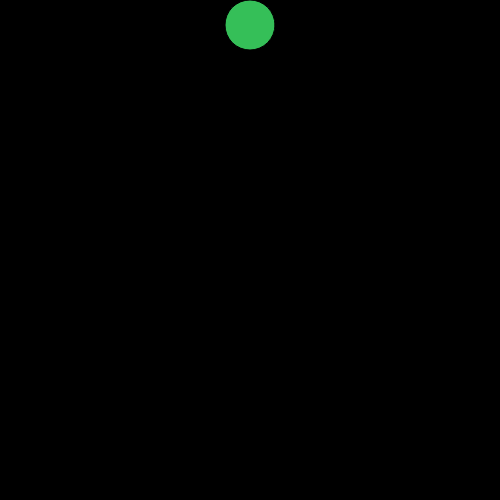
Frame 1 (no input)
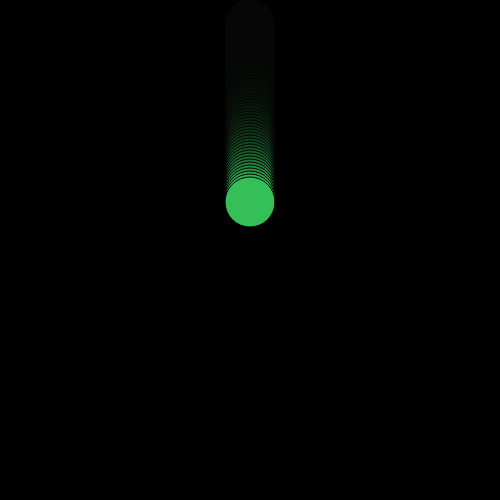
Frame 60 (no input)
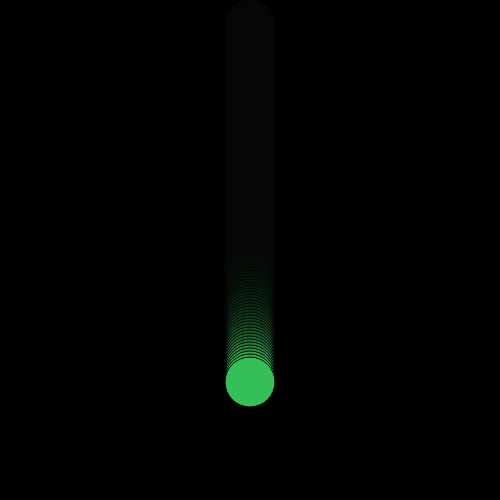
Frame 120 (the mouse pressed at the canvas centre since frame 60)

The p5.js sketch that drew these frames (run headless with seeded random() and noise() and a simulated clock; from frame 60 on, the mouse is pressed at the canvas centre):

// p5.js sketch
// ── sketch.js
let r;
let g;
let b; 
let speed = 0.2;


let xPos;
let yPos = 25; 


function setup() {
  createCanvas(500, 500);
  background(0);

  xPos = random(0, 500);

  r = random(0, 255);
  g = random(0, 255);
  b = random(0, 255); 
}

// function draw() {
//   background(0, 20);

//   fill(r, g, b);
//   ellipse(250, yPos, 50, 50);

//   xPos += 3;

//   if (xPos > 525) {
//     xPos = -25;
//   }
// }
function draw() {
  background(0, 20 );

  fill(r, g, b)
ellipse(250 , yPos, 50, 50);

  yPos += 3;

  if(yPos > 525) {
    yPos = -25;


  }}
   function mouseClicked() {
  background(0);
  yPos = 25;

  r = random(0, 255);
  g= random(0, 255);
  b= random(0, 255);


  
}
